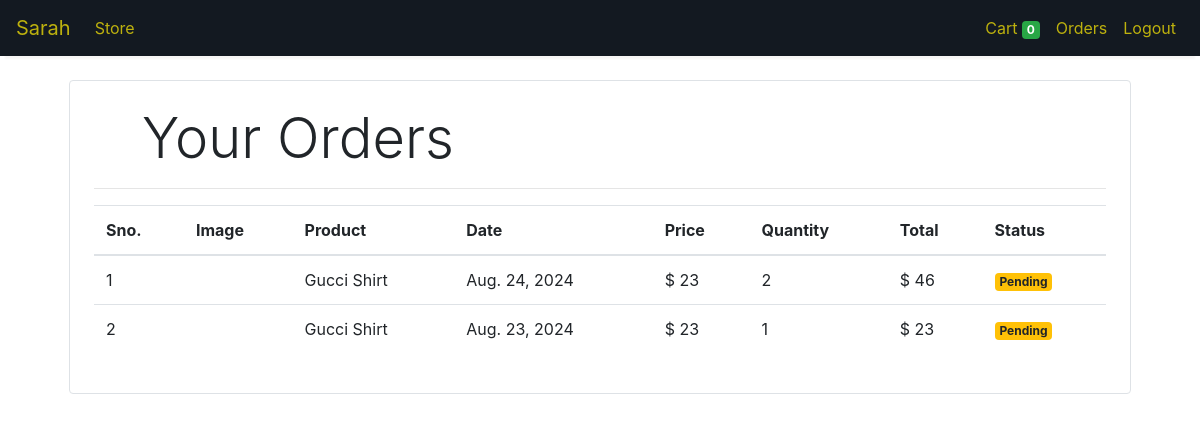
/orders (signed in), run on the app's committed database.
### store/models/orders.py (models this page shows, shortened)
class Order(models.Model):
    product = models.ForeignKey(Products,
                                on_delete=models.CASCADE)
    customer = models.ForeignKey(Customer,
                                 on_delete=models.CASCADE)
    quantity = models.IntegerField(default=1)
    price = models.IntegerField()
    address = models.CharField (max_length=50, default='', blank=True)
    phone = models.CharField (max_length=50, default='', blank=True)
    date = models.DateField (default=datetime.datetime.today)
    status = models.BooleanField (default=False)
    @staticmethod
    def get_orders_by_customer(customer_id):
        return Order.objects.filter(customer=customer_id).order_by('-date')

### store/models/product.py (models this page shows, shortened)
class Products(models.Model):
    name = models.CharField(max_length=60)
    price= models.IntegerField(default=0)
    category= models.ForeignKey(Category,on_delete=models.CASCADE,default=1 )
    description= models.CharField(max_length=250, default='', blank=True, null= True)

### store/middlewares/auth.py (the view)
    def middleware(request):
        print(request.session.get('customer'))
        returnUrl = request.META['PATH_INFO']
        print(request.META['PATH_INFO'])
        if not request.session.get('customer'):
           return redirect(f'login?return_url={returnUrl}')
        response = get_response(request)
        return response

### store/templatetags/custom_filter.py (called while the page is built)
@register.filter(name='currency')
def currency(number):
    return "$ "+str(number)

@register.filter(name='multiply')
def multiply(number , number1):
    return number * number1

### store/views/orders.py (called while the page is built)
    def get(self , request ):
        customer = request.session.get('customer')
        orders = Order.get_orders_by_customer(customer)
        print(orders)
        return render(request , 'orders.html'  , {'orders' : orders})

### store/templates/orders.html
{% extends 'base.html' %}
{% block content %}
{% load cart %}
{% load custom_filter %}
<div class="container">
   <div class="border rounded p-4 m-4">
        <p class="display-4 pl-4 ml-4">Your Orders</p>
        <hr>
        <table class="table">
            <thead>
                <tr>
                    <th>Sno.</th>
                    <th>Image</th>
                    <th>Product</th>
                    <th>Date</th>
                    <th>Price</th>
                    <th>Quantity</th>
                    <th>Total</th>
                    <th>Status</th>
                </tr>
            </thead>
            <tbody>
                {% for order in orders %}
                <tr>
                    <td>{{forloop.counter}}</td>
                    <td><img style="height: 80px;" class="rounded-circle" src="{{order.product.image.url}}" alt=""></td>
                    <td>{{order.product.name}}</td>
                    <td>{{order.date}}</td>
                    <td>{{order.price|currency}}</td>
                    <td>{{order.quantity}}</td>
                    <td>{{order.quantity|multiply:order.price|currency}}</td>
                    {% if order.status %}
                    <td><small class="badge badge-success">Completed</small></td>
                    {%else%}
                    <td><small class="badge badge-warning">Pending</small></td>
                    {% endif %}
                </tr>
                {% endfor %}
            </tbody>
        </table>
   </div>
</div>
{% endblock %}

### store/templates/base.html (shortened to what this page needs)
<!doctype html>
<html lang="en">
<head>
  <link rel="stylesheet" href="https://maxcdn.bootstrapcdn.com/bootstrap/4.0.0/css/bootstrap.min.css"
>
</head>
<body >
<nav class="one-edge-shadow
  navbar navbar-light
  sticky-top navbar
  navbar-expand-lg
  text-white">
    <a style=" color:rgb(189, 177, 14);"class="navbar-brand ms-3 " href="{% url 'landing' %}">Sarah</a>
    <div class="collapse navbar-collapse" id="navbarSupportedContent">
      <ul class="navbar-nav mr-auto">
        <li class="nav-item active">
          <a class="nav-link" style="color:rgb(189, 177, 14)" href="/store">Store <span class="sr-only">(current)</span></a>
        </li>
          </ul>
      <ul class=" navbar-nav my-2 my-lg-0">
        <li class="nav-item active">
          <a style="color:rgb(189, 177, 14)" class="nav-link" href="/cart">Cart
            <span class="badge badge-success">{{request.session.cart.keys|length}}</span>
            <span class="sr-only">(current)</span></a>
        </li>
        {% if request.session.customer %}
        <li class="nav-item active ">
          <a style="color:rgb(189, 177, 14)"class="nav-link" href="/orders">Orders<span class="sr-only">(current)</span></a>
        </li>
        <li class="nav-item active ">
          <a style="color:rgb(189, 177, 14)"class="nav-link" href="/logout">Logout<span class="sr-only">(current)</span></a>
        </li>
        {% endif %}
      </ul>
    </div>
  </nav>
  {% block content %}
  {% endblock %}
</body>
</html>

### store/templates/base.html (style rules this page uses)
nav { background-color:rgb(19, 25, 33); }
.one-edge-shadow { box-shadow: 0 8px 2px -5px rgb(246, 245, 245); }

### data on the page
Order: product.name "Gucci Shirt", date "Aug. 24, 2024", price "$ 23", quantity "2", quantity|multiply "$ 46", status "Pending"
Order: product.name "Gucci Shirt", date "Aug. 23, 2024", price "$ 23", quantity "1", quantity|multiply "$ 23", status "Pending"

### other printed values
{{ request.session.cart.keys|length }} "0"
